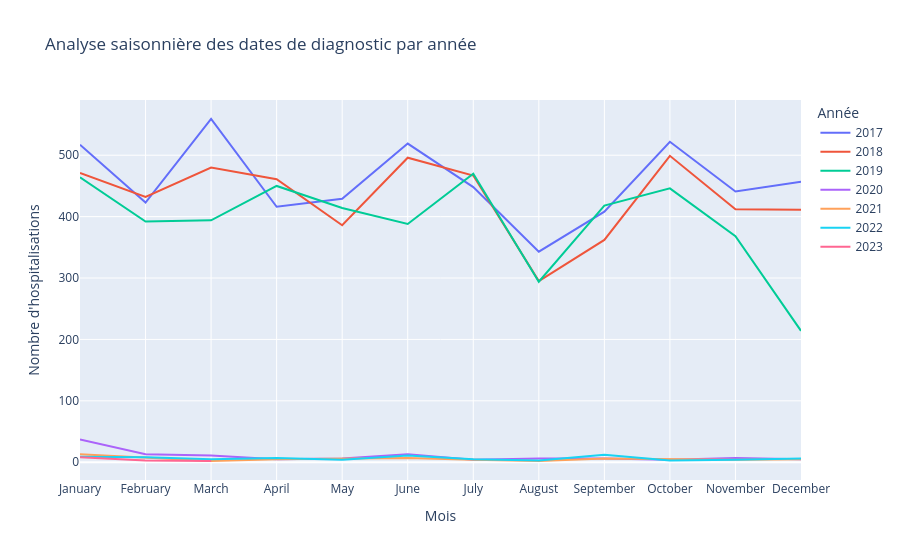

Notebook source saved alongside this figure:
### Code cell
df_clinique_trunc = df_clinique_trunc.iloc[504:]

# Création du graphique
fig = px.line(df_clinique_trunc, x='month_name', y='count', color='year',
              labels={'count':'Nombre d\'hospitalisations', 'month_name':'Mois', 'year':'Année'},
              title='Analyse saisonnière des dates de diagnostic par année')

fig.update_xaxes(categoryorder='array', categoryarray= [pd.to_datetime(x, format='%B').month_name() for x in pd.date_range('2020-01-01', periods=12, freq='M').month_name()])
fig.update_layout(xaxis_title='Mois', yaxis_title='Nombre d\'hospitalisations', legend_title='Année')
fig.show()

### Figure 1 — Plotly figure (JSON) as saved in the notebook; plotly's stock layout.template omitted (floating-point values rounded to 4 significant figures)
{"data": [{"hovertemplate": "Année=2017<br>Mois=%{x}<br>Nombre d'hospitalisations=%{y}<extra></extra>", "legendgroup": "2017", "line": {"color": "#636efa", "dash": "solid"}, "marker": {"symbol": "circle"}, "mode": "lines", "name": "2017", "orientation": "v", "showlegend": true, "type": "scatter", "x": ["January", "February", "March", "April", "May", "June", "July", "August", "September", "October", "November", "December"], "xaxis": "x", "y": [517, 423, 559, 416, 429, 519, 448, 343, 408, 522, 441, 457], "yaxis": "y"}, {"hovertemplate": "Année=2018<br>Mois=%{x}<br>Nombre d'hospitalisations=%{y}<extra></extra>", "legendgroup": "2018", "line": {"color": "#EF553B", "dash": "solid"}, "marker": {"symbol": "circle"}, "mode": "lines", "name": "2018", "orientation": "v", "showlegend": true, "type": "scatter", "x": ["January", "February", "March", "April", "May", "June", "July", "August", "September", "October", "November", "December"], "xaxis": "x", "y": [471, 432, 480, 461, 386, 496, 467, 295, 362, 499, 412, 411], "yaxis": "y"}, {"hovertemplate": "Année=2019<br>Mois=%{x}<br>Nombre d'hospitalisations=%{y}<extra></extra>", "legendgroup": "2019", "line": {"color": "#00cc96", "dash": "solid"}, "marker": {"symbol": "circle"}, "mode": "lines", "name": "2019", "orientation": "v", "showlegend": true, "type": "scatter", "x": ["January", "February", "March", "April", "May", "June", "July", "August", "September", "October", "November", "December"], "xaxis": "x", "y": [464, 392, 394, 450, 414, 388, 470, 294, 418, 446, 368, 214], "yaxis": "y"}, {"hovertemplate": "Année=2020<br>Mois=%{x}<br>Nombre d'hospitalisations=%{y}<extra></extra>", "legendgroup": "2020", "line": {"color": "#ab63fa", "dash": "solid"}, "marker": {"symbol": "circle"}, "mode": "lines", "name": "2020", "orientation": "v", "showlegend": true, "type": "scatter", "x": ["January", "February", "March", "April", "May", "June", "July", "August", "September", "October", "November", "December"], "xaxis": "x", "y": [37, 13, 11, 5, 6, 13, 4, 6, 6, 4, 7, 5], "yaxis": "y"}, {"hovertemplate": "Année=2021<br>Mois=%{x}<br>Nombre d'hospitalisations=%{y}<extra></extra>", "legendgroup": "2021", "line": {"color": "#FFA15A", "dash": "solid"}, "marker": {"symbol": "circle"}, "mode": "lines", "name": "2021", "orientation": "v", "showlegend": true, "type": "scatter", "x": ["January", "February", "March", "April", "May", "June", "July", "August", "September", "October", "November", "December"], "xaxis": "x", "y": [13, 7, 2, 5, 6, 7, 4, 2, 6, 5, 4, 5], "yaxis": "y"}, {"hovertemplate": "Année=2022<br>Mois=%{x}<br>Nombre d'hospitalisations=%{y}<extra></extra>", "legendgroup": "2022", "line": {"color": "#19d3f3", "dash": "solid"}, "marker": {"symbol": "circle"}, "mode": "lines", "name": "2022", "orientation": "v", "showlegend": true, "type": "scatter", "x": ["January", "February", "March", "April", "May", "June", "July", "August", "September", "October", "November", "December"], "xaxis": "x", "y": [9, 8, 5, 7, 4, 11, 5, 3, 12, 3, 4, 6], "yaxis": "y"}, {"hovertemplate": "Année=2023<br>Mois=%{x}<br>Nombre d'hospitalisations=%{y}<extra></extra>", "legendgroup": "2023", "line": {"color": "#FF6692", "dash": "solid"}, "marker": {"symbol": "circle"}, "mode": "lines", "name": "2023", "orientation": "v", "showlegend": true, "type": "scatter", "x": ["January", "February", "March"], "xaxis": "x", "y": [8, 3, 2], "yaxis": "y"}], "layout": {"legend": {"title": {"text": "Année"}, "tracegroupgap": 0}, "title": {"text": "Analyse saisonnière des dates de diagnostic par année"}, "xaxis": {"anchor": "y", "categoryarray": ["January", "February", "March", "April", "May", "June", "July", "August", "September", "October", "November", "December"], "categoryorder": "array", "domain": [0, 1], "title": {"text": "Mois"}}, "yaxis": {"anchor": "x", "domain": [0, 1], "title": {"text": "Nombre d'hospitalisations"}}}}
